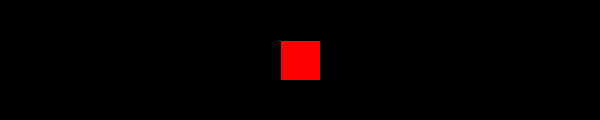
Frame 1 (no input)
Frame 60 (the mouse pressed at the canvas centre just before this capture): identical to frame 1, image omitted
Frame 120 (the mouse held since frame 60 and released just before this capture): identical to frame 1, image omitted

The Processing sketch that drew this single still picture (run headless with seeded random() and noise(); from frame 60 on, the mouse is pressed at the canvas centre):

// Processing sketch: ex5_else_elseif
// ── ex5_else_elseif.pde
void setup() {
  size(600, 120);
}

void draw() {
  rectMode(CENTER);
  background(0);
  fill(255, 0, 0); //

  if (mouseX > 300) {
    ellipse(width / 2, height / 2, 40, 40);
  } else {
    rect(width / 2, height / 2, 40, 40);
  }

}
